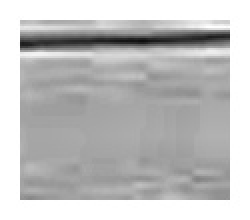
#> input picture debug_grade_r0_c11_prep_high_contrast.jpg, 125 x 110 px (shown 2 times larger)
$ python -i document_scanner.py   (imports and definitions only)
#> lines starting #> are read from the running program, lines starting #| are printed output that depends on the picture; after the words box and inside, x2 and y2 are one past the last pixel; in counts of white or black regions, pixels touching at a corner belong together
"""
Детекция и выравнивание документов/таблиц
Находит границы документа и исправляет перспективу
"""

import cv2
import numpy as np
from typing import Optional, Tuple


class DocumentScanner:
    """
    Находит границы документа на фото и исправляет перспективу
    Полезно для фото журналов/документов сделанных под углом
    """

    def __init__(self):
        pass

    def order_points(self, pts):
        """
        Упорядочить точки в порядке: top-left, top-right, bottom-right, bottom-left
        """
        rect = np.zeros((4, 2), dtype="float32")

        # Сумма координат: top-left будет иметь наименьшую сумму, bottom-right наибольшую
        s = pts.sum(axis=1)
        rect[0] = pts[np.argmin(s)]
        rect[2] = pts[np.argmax(s)]

        # Разница координат: top-right будет иметь наименьшую разницу, bottom-left наибольшую
        diff = np.diff(pts, axis=1)
        rect[1] = pts[np.argmin(diff)]
        rect[3] = pts[np.argmax(diff)]

        return rect

    def four_point_transform(self, image, pts):
        """
        Применить перспективное преобразование для выравнивания документа
        """
        rect = self.order_points(pts)
        (tl, tr, br, bl) = rect

        # Вычислить ширину нового изображения
        widthA = np.sqrt(((br[0] - bl[0]) ** 2) + ((br[1] - bl[1]) ** 2))
        widthB = np.sqrt(((tr[0] - tl[0]) ** 2) + ((tr[1] - tl[1]) ** 2))
        maxWidth = max(int(widthA), int(widthB))

        # Вычислить высоту нового изображения
        heightA = np.sqrt(((tr[0] - br[0]) ** 2) + ((tr[1] - br[1]) ** 2))
        heightB = np.sqrt(((tl[0] - bl[0]) ** 2) + ((tl[1] - bl[1]) ** 2))
        maxHeight = max(int(heightA), int(heightB))

        # Целевые точки для перспективного преобразования
        dst = np.array([
            [0, 0],
            [maxWidth - 1, 0],
            [maxWidth - 1, maxHeight - 1],
            [0, maxHeight - 1]], dtype="float32")

        # Вычислить матрицу перспективного преобразования и применить
        M = cv2.getPerspectiveTransform(rect, dst)
        warped = cv2.warpPerspective(image, M, (maxWidth, maxHeight))

        return warped

    def find_document_contour(self, image: np.ndarray) -> Optional[np.ndarray]:
        """
        Найти контур документа на изображении

        Returns:
            Массив из 4 точек углов документа, или None если не найдено
        """
        # Конвертируем в grayscale
        if len(image.shape) == 3:
            gray = cv2.cvtColor(image, cv2.COLOR_BGR2GRAY)
        else:
            gray = image.copy()

        # Размытие для уменьшения шума
        blurred = cv2.GaussianBlur(gray, (5, 5), 0)

        # Детекция границ с помощью Canny
        # Используем auto thresholding
        median = np.median(blurred)
        lower = int(max(0, 0.7 * median))
        upper = int(min(255, 1.3 * median))
        edged = cv2.Canny(blurred, lower, upper)

        # Морфологическое закрытие для соединения разрывов
        kernel = cv2.getStructuringElement(cv2.MORPH_RECT, (5, 5))
        closed = cv2.morphologyEx(edged, cv2.MORPH_CLOSE, kernel)

        # Найти контуры
        contours, _ = cv2.findContours(closed.copy(), cv2.RETR_EXTERNAL, cv2.CHAIN_APPROX_SIMPLE)

        if not contours:
            return None

        # Сортировать контуры по площади (самый большой первый)
        contours = sorted(contours, key=cv2.contourArea, reverse=True)

        # Найти первый контур с 4 углами (прямоугольник)
        for contour in contours[:10]:  # Проверяем топ 10
            # Аппроксимировать контур
            peri = cv2.arcLength(contour, True)
            approx = cv2.approxPolyDP(contour, 0.02 * peri, True)

            # Если контур имеет 4 точки, это наш документ
            if len(approx) == 4:
                # Проверяем что площадь достаточно большая
                area = cv2.contourArea(approx)
                image_area = image.shape[0] * image.shape[1]

                if area > image_area * 0.3:  # Хотя бы 30% изображения
                    return approx.reshape(4, 2)

        return None

    def scan_document(self, image: np.ndarray) -> Tuple[Optional[np.ndarray], bool]:
        """
        Найти и выровнять документ на изображении

        Returns:
            (выровненное_изображение, успешно)
        """
        # Найти контур документа
        contour = self.find_document_contour(image)

        if contour is None:
            print("[INFO] Document contour not found, using original image")
            return image, False

        print("[INFO] Document contour found, applying perspective correction")

        # Применить перспективное преобразование
        warped = self.four_point_transform(image, contour)

        return warped, True

    def scan_and_enhance(self, image: np.ndarray) -> np.ndarray:
        """
        Найти документ, выровнять и улучшить для OCR

        Returns:
            Обработанное изображение (grayscale)
        """
        # Сканирование документа
        scanned, found = self.scan_document(image)

        # Конвертация в grayscale
        if len(scanned.shape) == 3:
            gray = cv2.cvtColor(scanned, cv2.COLOR_BGR2GRAY)
        else:
            gray = scanned

        # Улучшение контраста
        clahe = cv2.createCLAHE(clipLimit=2.0, tileGridSize=(8, 8))
        enhanced = clahe.apply(gray)

        return enhanced

>>> import cv2
>>> picture = cv2.imread('../debug_grade_r0_c11_prep_high_contrast.jpg')
#> picture is the input picture: shape (110, 125, 3); min 14, max 255, mean 191.6
>>> result = DocumentScanner().scan_and_enhance(picture)
#> in find_document_contour, `blurred = cv2.GaussianBlur(gray, (5, 5), 0)`:
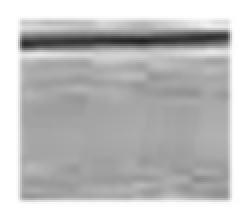
#> blurred: shape (110, 125) (shown 2 times larger); min 32, max 255, mean 191.6
#> in find_document_contour, `median = np.median(blurred)`: median = 172
#> in find_document_contour, `lower = int(max(0, 0.7 * median))`: lower = 120
#> in find_document_contour, `upper = int(min(255, 1.3 * median))`: upper = 223
#> in find_document_contour, `edged = cv2.Canny(blurred, lower, upper)`:
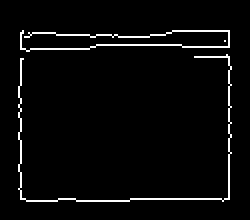
#> edged: shape (110, 125) (shown 2 times larger); 3.6% white in thin lines or dots, all inside (x1, y1, x2, y2) = (9, 15, 116, 101)
#> in find_document_contour, `closed = cv2.morphologyEx(edged, cv2.MORPH_CLOSE, kernel)`:
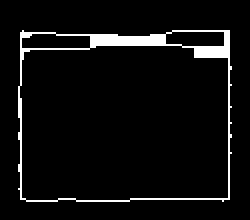
#> closed: shape (110, 125) (shown 2 times larger); 5.5% white; 1 white region
#> in find_document_contour, `contours, _ = cv2.findContours(closed.copy(), cv2.RETR_EXTERNAL, cv2.C..`: contours = 1 contour; box (x1, y1, x2, y2) and area: (9, 15, 116, 101) 8668
#> the loop in find_document_contour, `for contour in contours[:10]:` made 1 pass
#> (peri, approx, area, image_area) on pass 1: (388.7, [[10, 16], [10, 99], [114, 99], [114, 15]], 8684, 13750)
#> in scan_document, `contour = self.find_document_contour(image)`: contour = [[10, 16], [10, 99], [114, 99], [114, 15]]
#> in order_points, `s = pts.sum(axis=1)`: s = [26, 109, 213, 129]
#> in order_points, `diff = np.diff(pts, axis=1)`: diff = [6, 89, -15, -99]
#> in four_point_transform, `rect = self.order_points(pts)`: rect = [[10, 16], [114, 15], [114, 99], [10, 99]]
#> in four_point_transform, `(tl, tr, br, bl) = rect`: tl = [10, 16]; tr = [114, 15]; br = [114, 99]; bl = [10, 99]
#> in four_point_transform, `widthA = np.sqrt(((br[0] - bl[0]) ** 2) + ((br[1] - bl[1]) ** 2))`: widthA = 104
#> in four_point_transform, `heightA = np.sqrt(((tr[0] - br[0]) ** 2) + ((tr[1] - br[1]) ** 2))`: heightA = 84
#> in four_point_transform, `heightB = np.sqrt(((tl[0] - bl[0]) ** 2) + ((tl[1] - bl[1]) ** 2))`: heightB = 83
#> in four_point_transform, `maxHeight = max(int(heightA), int(heightB))`: maxHeight = 84
#> in four_point_transform, `dst = np.array([ [0, 0], [maxWidth - 1, 0], [maxWidth - 1, maxHeight -..`: dst = [[0, 0], [103, 0], [103, 83], [0, 83]]
#> in four_point_transform, `M = cv2.getPerspectiveTransform(rect, dst)`: M = [[1, 7.12e-19, -10.03], [0.00963, 1, -16.11], [0.000116, -1.54e-21, 1]]
#> in four_point_transform, `warped = cv2.warpPerspective(image, M, (maxWidth, maxHeight))`:
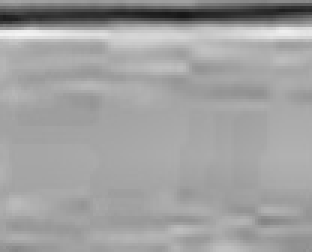
#> warped: shape (84, 104, 3) (shown 3 times larger); min 23, max 244, mean 160.4
#> in scan_and_enhance, `scanned, found = self.scan_document(image)`: found = True
#> in scan_and_enhance, `enhanced = clahe.apply(gray)`:
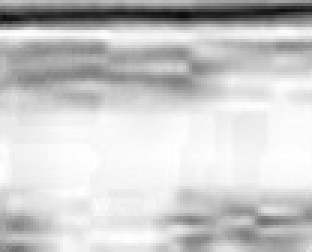
#> enhanced: shape (84, 104) (shown 3 times larger); min 12, max 255, mean 203.1

$ run again, on debug_grade_r1_c12_prep_high_contrast.jpg
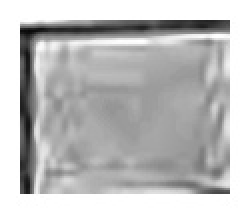
#> input picture debug_grade_r1_c12_prep_high_contrast.jpg, 125 x 107 px (shown 2 times larger)
#> picture is the input picture: shape (107, 125, 3); min 8, max 255, mean 189.3
#> median = 177
#> lower = 123
#> upper = 230
#> in find_document_contour, `edged = cv2.Canny(blurred, lower, upper)`:
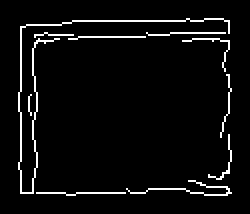
#> edged: shape (107, 125) (shown 2 times larger); 4.7% white in thin lines or dots, all inside (x1, y1, x2, y2) = (9, 9, 116, 98)
#> closed: shape (107, 125); 7.5% white; 1 white region
#> contours = 1 contour; box (x1, y1, x2, y2) and area: (9, 9, 116, 98) 1547
#> the loop in find_document_contour, `for contour in contours[:10]:` made 1 pass
#> peri on pass 1: 756.3
#> found = False
#> in scan_and_enhance, `enhanced = clahe.apply(gray)`:
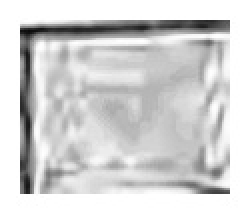
#> enhanced: shape (107, 125) (shown 2 times larger); min 10, max 255, mean 210.7
